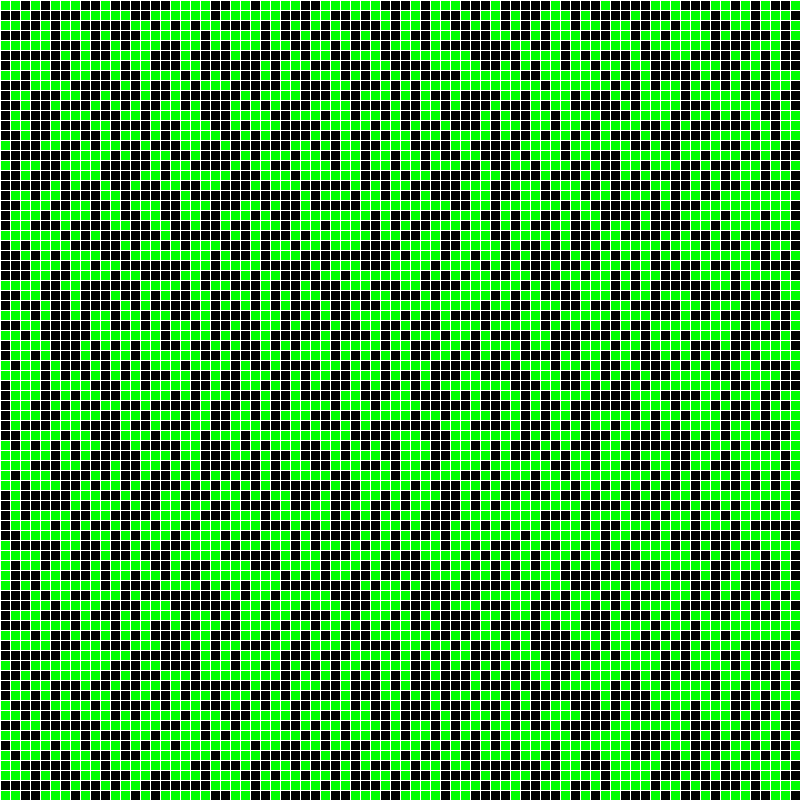
Frame 1 (no input)
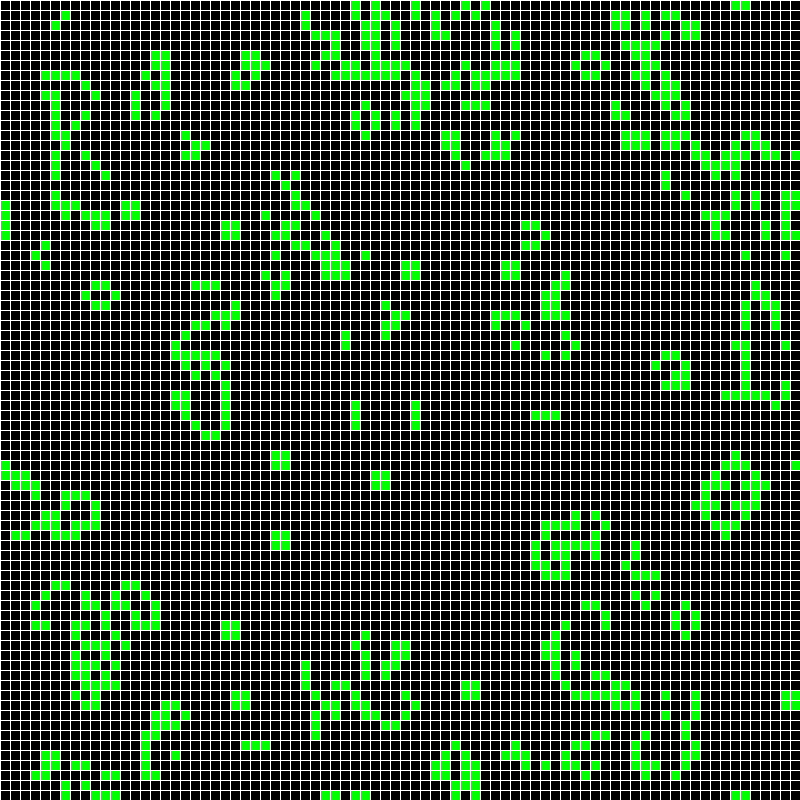
Frame 60 (the mouse pressed at the canvas centre just before this capture)
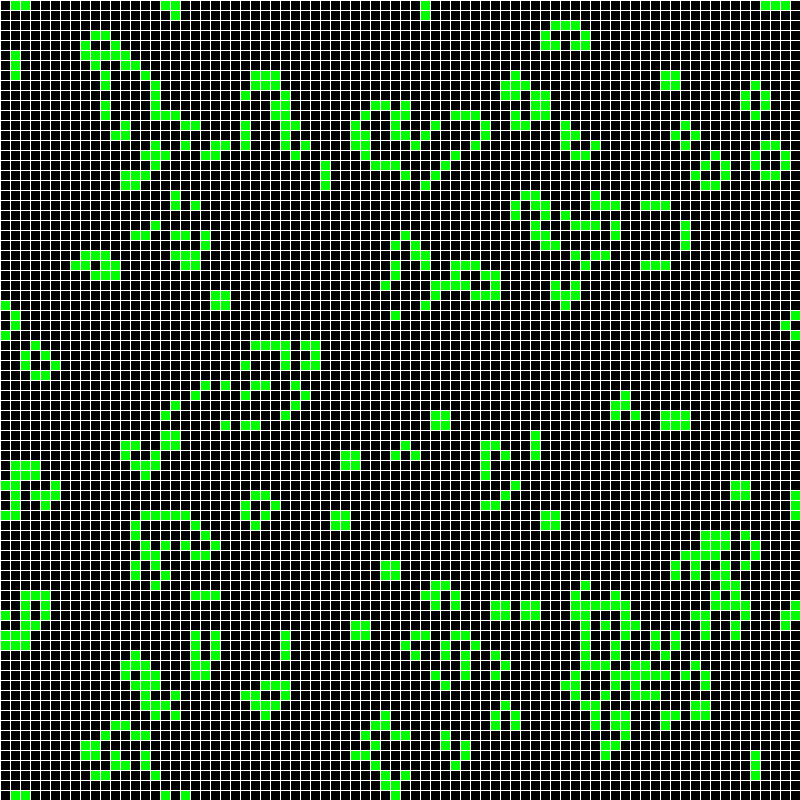
Frame 120 (the mouse held since frame 60 and released just before this capture)

The Processing sketch that drew these frames (run headless with seeded random() and noise(); from frame 60 on, the mouse is pressed at the canvas centre):

// Processing sketch: Convery_sGameOfLife
// ── Convery_sGameOfLife.pde
int[][] grid;
int rows,cols;
int spacing=10;
void setup() {
  size(800,800); 
  rows=height/spacing;
  cols=width/spacing;
  grid=new int[rows][cols];
  for(int i=0;i<rows;i++) {
    for(int j=0;j<cols;j++) {
       grid[i][j]=floor(random(2)); 
    }
  } 
  
}

void mousePressed() {
   for(int i=0;i<rows;i++) {
    for(int j=0;j<cols;j++) {
       grid[i][j]=floor(random(2)); 
    }
  } 
} 

void draw() {
  background(0);
  int[][] next=new int[rows][cols];
  //compute the next generation
  for(int i=0;i<rows;i++) {
    for(int j=0;j<cols;j++) {
      drawSquare(i,j);
    } 
  } 
  
  for(int i=0;i<rows;i++) {
    for(int j=0;j<cols;j++) {
      
      int neighborsCount=countNeighbors(grid,i,j); 
      int state=grid[i][j];
      if(state==0 && neighborsCount==3) {
        next[i][j]=1;
      } else if(state==1 && (neighborsCount<2 || neighborsCount>3)) {
        next[i][j]=0;
      } else {
        next[i][j]=state;
      } 
    } 
  } 
  
  grid=next;
  
}

int countNeighbors(int[][] grid,int i,int j) {
  int sum=0;
  ArrayList<Integer> neighbors;
  for(int y=-1;y<=1;y++) {
    for(int x=-1;x<=1;x++) {
       int checkX=(x+j+cols)%cols;
       int checkY=(i+y+rows)%rows;
       sum+=grid[checkY][checkX];
    } 
  } 
  sum-=grid[i][j];
  return sum;
} 

void drawSquare(int i,int j) {
  if(grid[i][j]==1) {
    fill(0,255,0);
  } else {
    fill(0);
  } 
  stroke(255);
  rect(i*spacing,j*spacing,spacing,spacing);
} 
// ── Cell.pde
class Cell {
  
  
} 
